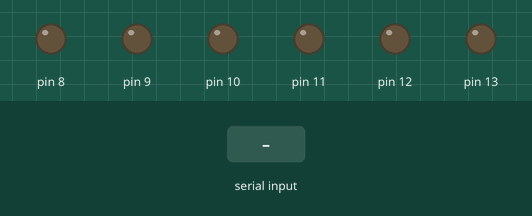
Simulated run of this sketch. Board: Arduino Uno, built with avr-gcc and run on an emulated ATmega328P. Shown: output pins drawn as LEDs (lit = HIGH). The test bench sets the inputs (shaded band).

Above: at 1.2 s.
1.3 s: "A" received over Serial
At 2.2 s:
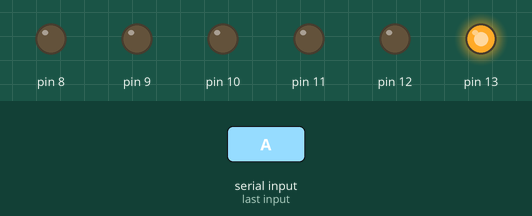
2.8 s: byte 80 ('P') received over Serial
At 3.3 s:
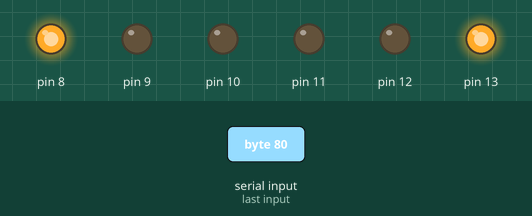
4.3 s: "B" received over Serial
At 5.5 s:
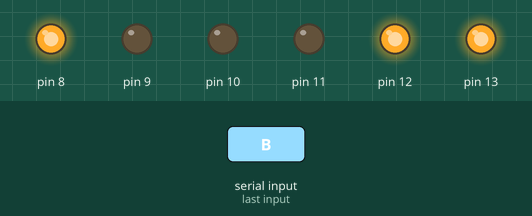
5.8 s: byte 112 ('p') received over Serial
At 6.8 s:
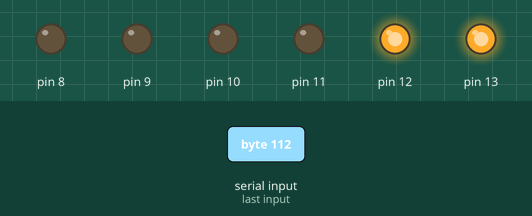
7.3 s: "C" received over Serial
At 7.9 s:
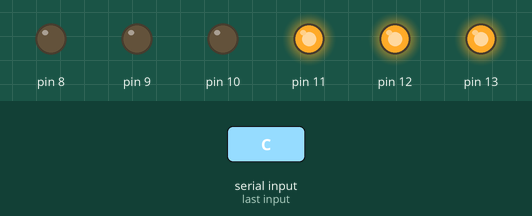
8.8 s: "D" received over Serial
At 9.1 s:
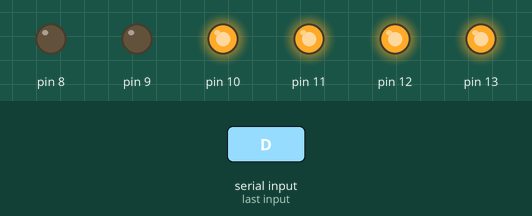
Timing chart, 0 to 11.3 s (numbered marks = the images above; inputs shaded):
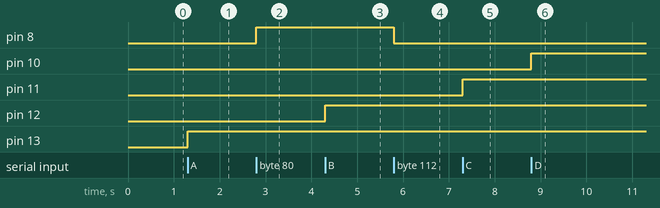

The sketch:

programaArduino.ino
```cpp
/* sdds
Letra A = prener luz1
Letra B = prender luz2
Letra C = prender luz3
Letra D = prender Luz4

letra a = apagar luz1
Letra b = apagar luz2
Letra c = pagar Luz3
Letra d = apagar luz4


si recibe letra A = luz1 prendido a es apagada
si recibe letra B = luz2 prendida b es apagada
si recibe letra C = luz3  prendida c es apagada
Si recibe letra D = luz4 prendida d es apagada
*/


int option;
int led = 13;
int datoLeido = 0;

int status_Luz1 = 0;
int status_Luz2 = 0;
int status_Luz3 = 0;
int status_Luz4 = 0;
int status_Luz220 = 0;
int statusprueba = 0;

void setup(){
  Serial.begin(9600);

  pinMode(13,OUTPUT);
  pinMode(12,OUTPUT);
  pinMode(11,OUTPUT);
  pinMode(10,OUTPUT);
  pinMode(8,OUTPUT);


  pinMode(9,OUTPUT);
  pinMode(A0,INPUT);
}

void loop(){
  //si existe información pendiente
  if (Serial.available()>0){
    //leeemos la opcion
    datoLeido = Serial.read();

    if (datoLeido=='A') {
      digitalWrite(13,HIGH);
      int status_Luz4 = 0;
    }
     if (datoLeido=='B') {
      digitalWrite(12,HIGH);
      int status_Luz3 = 1;
    }
     if (datoLeido=='C') {
      digitalWrite(11,HIGH);
      int status_Luz2 = 1;
    }
     if (datoLeido=='D') {
      digitalWrite(10,HIGH);
      int status_Luz1 = 1;
    }
     if (datoLeido=='E') {
      digitalWrite(9,HIGH);
      int status_Luz220 = 1;
    }

        if (datoLeido=='a') {
      digitalWrite(13,LOW);
      int status_Luz4 = 0;
    }
     if (datoLeido=='b') {
      digitalWrite(12,LOW);
      int status_Luz3 = 0;
    }
     if (datoLeido=='c') {
      digitalWrite(11,LOW);
      int status_Luz2 = 0;
    }
     if (datoLeido=='d') {
      digitalWrite(10,LOW);
      int status_Luz1 = 0;
    }
     if (datoLeido=='e') {
      digitalWrite(9,LOW);
      int status_Luz220 = 0;
    }
    if(datoLeido=='P') {
       digitalWrite(8,HIGH);
       int statusprueba = 0;
      }
    if(datoLeido=='p'){
        digitalWrite(8,LOW);
      }
    if (datoLeido=='v') {
      int analogValue = analogRead(0);
      int milliVolts = map(analogValue, 0, 1023, 0, 5000);
      Serial.println(milliVolts);
    }

    /**
    char option = Serial.read();
    //si la opcion esta entre '1' y '9'
    if (option >= '1' && option <= '9')
    {
      //restamos el valor '0' para obtener el numeroenviado
      option -= '0';
      for(int i=0;i<option;i++){
         digitalWrite(led, HIGH);
         delay(100);
         digitalWrite(led, LOW);
         delay(200);
      }
    }
    */
  }
}
```

Measured:
- after the input at 1.3 s, pin 13: LOW → HIGH at once
- after the input at 2.8 s, pin 8: LOW → HIGH at once
- after the input at 4.3 s, pin 12: LOW → HIGH at once
- after the input at 5.8 s, pin 8: HIGH → LOW at once
- after the input at 7.3 s, pin 11: LOW → HIGH at once
- after the input at 8.8 s, pin 10: LOW → HIGH at once
